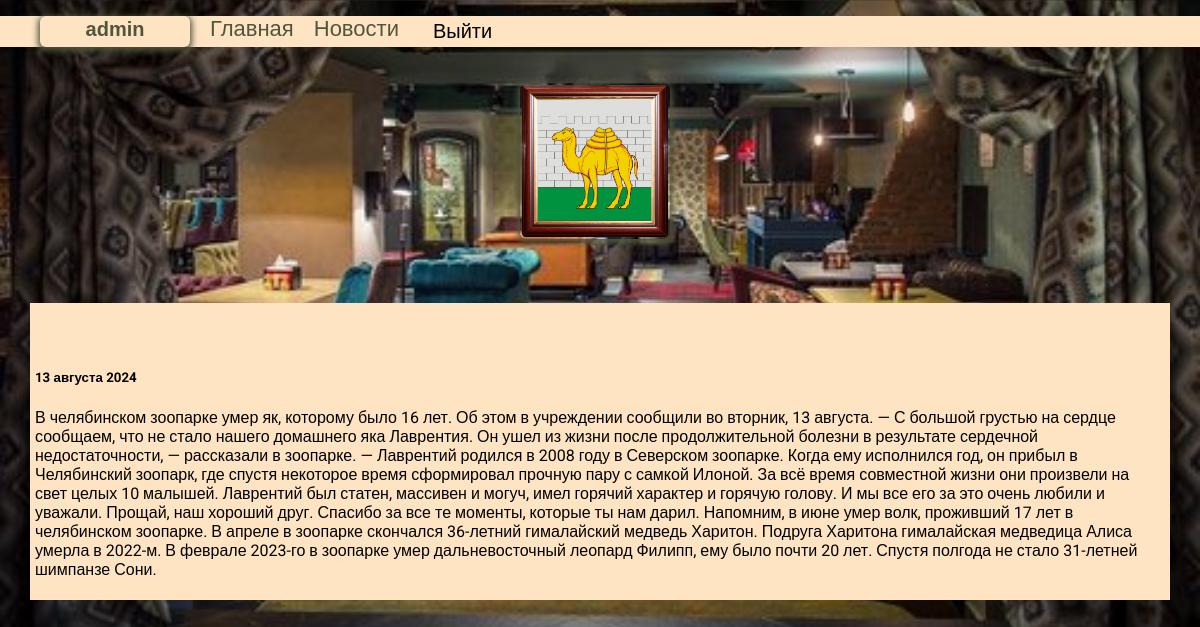
/2/ (signed in), run on the app's committed database.
### bars/models.py (models this page shows, shortened)
class News(models.Model):
    title = models.CharField(max_length=400)
    text = models.TextField()
    date = models.DateField()

### bars/views.py (the view)
# urls.py: path('<int:new_id>/', views.selectnew, name='selectnew'),
def selectnew(request, new_id):
    new = get_object_or_404(News, pk=new_id)
    return render(request, 'bars/new.html', {'new': new})

### bars/templates/bars/new.html
{%extends 'bars/base.html'%}
{%load static%}
{%block content%}
<div class="n_box">
    <h3>{{new.title}}</h3>
    <h5>{{new.date|date:'d E Y'}}</h5>
    <p>{{new.text|safe}}</p>
</div>
{%endblock%}

### bars/templates/bars/base.html (shortened to what this page needs)
<!DOCTYPE html>
{%load static%}
<html lang="en">
<head>
    <link rel="stylesheet" href="{%static 'css/style.css'%}">
</head>
<body>
<div class="menu">
    <ul>
        {%if user.is_authenticated %}
                <li class="logo">{{user.username}}</li>
        <li><a href="{% url 'index'%}">Главная</a></li>
                <li><a href="{%url 'news'%}">Новости</a></li>
                <li><form action="{%url 'logoutuser'%}" method="post">{%csrf_token%} <button class="top">Выйти</button></form></li>
            {%else%}
        <li><a href="{% url 'index'%}">Главная</a></li>
            <li><a href="{%url 'signupuser'%}">Зарегистрироваться</a> </li>
            <li><a href="{%url 'loginuser'%}">Войти</a> </li>
            {%endif%}
    </ul>
</div>
<div class="content">
    <div class="wrap">
        <div class="img"><a href="{%url 'index' %}">
    <img src="{%static 'bars/logo.jpg' %}" class="logo"></a>
</div>
{%block content%}
{%endblock%}
    </div>
</div>
</body>
</html>

### bars/static/css/style.css (style rules this page uses)
body { background-image: url("../bars/bg.jpg"); background-size: cover; padding: 0; margin: 0; font-family: "Roboto", sans-serif; }
.wrap { max-width: 1600px; margin: 0 auto; padding: 20px; box-sizing: border-box; }
.img { text-align: center; margin-bottom: 60px; }
.logo { width: 150px; }
.n_box { background-color: bisque; padding: 5px; box-sizing: border-box; margin: 10px; }
.n_box>h3 { text-align: center; }
.menu { background-color: bisque; }
.menu ul { list-style: none; display: flex; }
.menu ul>li a { padding: 10px; text-decoration: none; font-size: 22px; color: #50553b; }
.menu button { padding: 4px 24px; margin-top: 0; background: transparent; border: 0; cursor: pointer; box-shadow: inset 0 0 0 0 transparent; font-size: 20px; }
h1,h2,h3 { color: bisque; }
.logo { font-family: Arial, Helvetica, sans-serif; font-size: 20px; font-weight: bold; color: #50553b; box-shadow: 0 2px 6px 2px #50553b; border-radius: 6px; padding: 2px; box-sizing: border-box; text-align: center; margin-right: 10px; }

### data on the page
News: date "13 августа 2024", text "В челябинском зоопарке умер як, которому было 16 лет. Об этом в учреждении сообщили во вторник, 13 августа. — С большой грустью на сердце сообщаем, что не стало нашего домашнего яка Лаврентия. Он ушел из жизни после продолжительной болезни в результате сердечной недостаточности, — рассказали в зоопарке. — Лаврентий родился в 2008 году в Северском зоопарке. Когда ему исполнился год, он прибыл в Челябинский зоопарк, где спустя некоторое время сформировал прочную пару с самкой Илоной. За всё время совместной жизни они произвели на свет целых 10 малышей. Лаврентий был статен, массивен и могуч, имел горячий характер и горячую голову. И мы все его за это очень любили и уважали. Прощай, наш…"

### other printed values
{{ user.username }} "admin"
